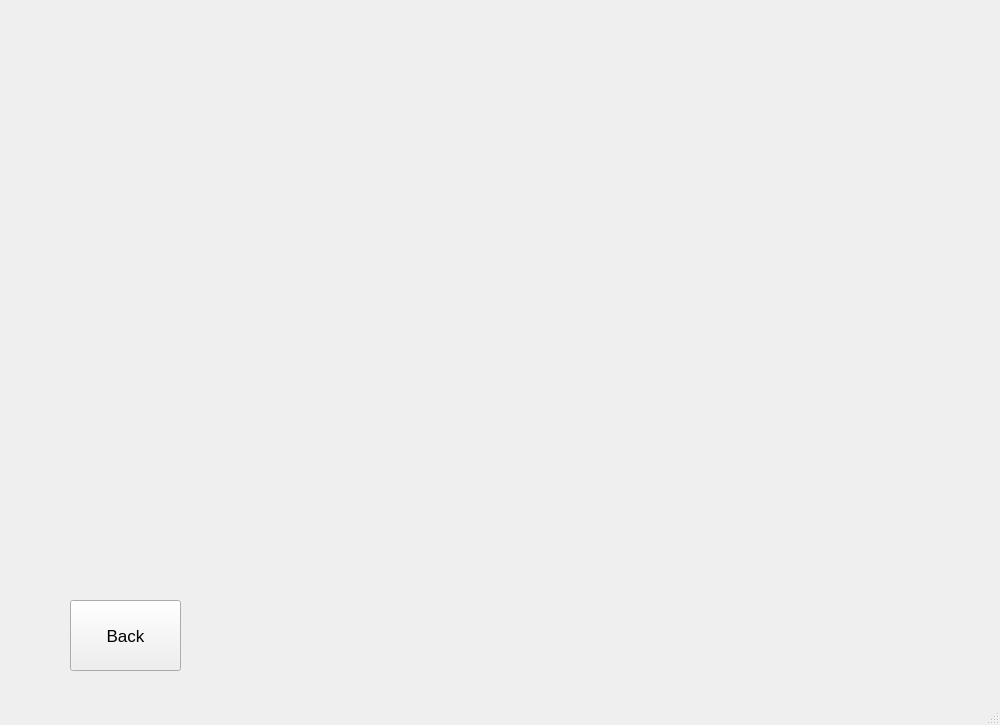
<?xml version="1.0" encoding="UTF-8"?>
<ui version="4.0">
 <class>aboutUs_page</class>
 <widget class="QMainWindow" name="aboutUs_page">
  <property name="geometry">
   <rect>
    <x>0</x>
    <y>0</y>
    <width>1000</width>
    <height>725</height>
   </rect>
  </property>
  <property name="windowTitle">
   <string>MainWindow</string>
  </property>
  <widget class="QWidget" name="centralwidget">
   <widget class="QLabel" name="label">
    <property name="geometry">
     <rect>
      <x>-50</x>
      <y>-20</y>
      <width>401</width>
      <height>361</height>
     </rect>
    </property>
    <property name="text">
     <string/>
    </property>
    <property name="pixmap">
     <pixmap resource="../images/images.qrc">:/aboutus_pic.png</pixmap>
    </property>
    <property name="scaledContents">
     <bool>true</bool>
    </property>
   </widget>
   <widget class="QPushButton" name="backBotton">
    <property name="geometry">
     <rect>
      <x>70</x>
      <y>600</y>
      <width>111</width>
      <height>71</height>
     </rect>
    </property>
    <property name="font">
     <font>
      <pointsize>13</pointsize>
     </font>
    </property>
    <property name="cursor">
     <cursorShape>PointingHandCursor</cursorShape>
    </property>
    <property name="text">
     <string>Back</string>
    </property>
   </widget>
   <widget class="QLabel" name="label_2">
    <property name="geometry">
     <rect>
      <x>270</x>
      <y>130</y>
      <width>691</width>
      <height>461</height>
     </rect>
    </property>
    <property name="text">
     <string/>
    </property>
    <property name="pixmap">
     <pixmap resource="../images/images.qrc">:/Drawing1.png</pixmap>
    </property>
    <property name="scaledContents">
     <bool>true</bool>
    </property>
   </widget>
  </widget>
  <widget class="QStatusBar" name="statusbar"/>
 </widget>
 <resources>
  <include location="../images/images.qrc"/>
  <include location="../images/images.qrc"/>
 </resources>
 <connections/>
</ui>
